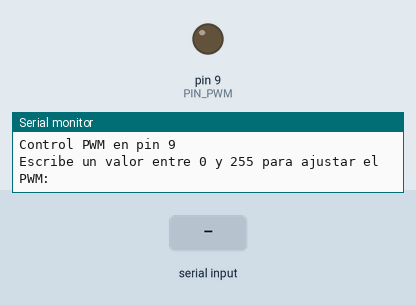
Recording of a sketch running on a simulated Arduino Uno, built with avr-gcc and run on an emulated ATmega328P. Shown: output pins drawn as LEDs (lit = HIGH), the last lines printed to the serial monitor. The test bench sets the inputs (shaded band).

Above: at 1.2 s.
1.3 s: "90,45\n" received over Serial
At 2.0 s:
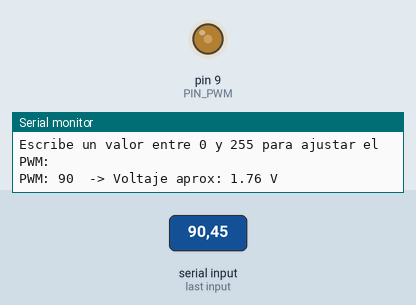
2.8 s: "30,150\n" received over Serial
At 3.2 s:
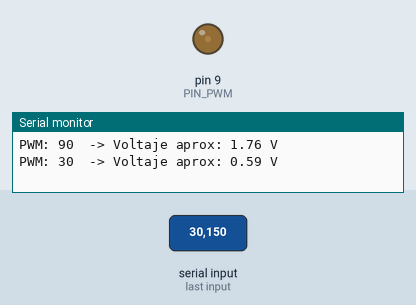
4.3 s: "200\n" received over Serial
At 5.5 s:
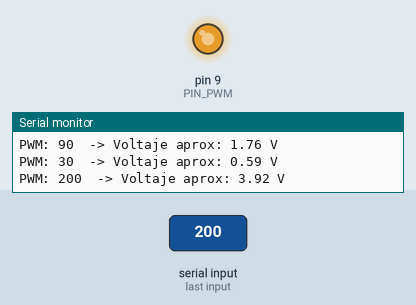
5.8 s: "90\n" received over Serial
At 6.7 s:
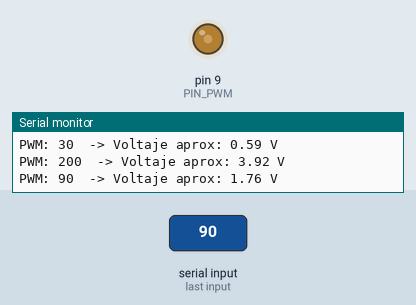
Timing chart, 0 to 8.3 s (numbered marks = the images above; inputs shaded):
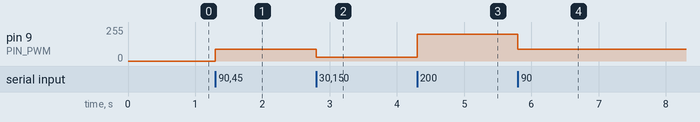

The sketch:

pwm_ventilador.ino
```cpp
// === Configuración de PWM en pin 9 desde el Monitor Serial ===

const int PIN_PWM = 9;  // Pin de salida PWM

int valorPWM = 0;       // Valor del PWM (0-255)
String entrada = "";    // Cadena para leer el valor desde el Serial

void setup() {
  Serial.begin(115200);   // Inicia la comunicación serial
  pinMode(PIN_PWM, OUTPUT);
  Serial.println("Control PWM en pin 9");
  Serial.println("Escribe un valor entre 0 y 255 para ajustar el PWM:");
}

void loop() {
  // Verifica si hay datos disponibles en el monitor serial
  if (Serial.available() > 0) {
    entrada = Serial.readStringUntil('\n'); // Lee la línea completa
    entrada.trim(); // Elimina espacios o saltos extra

    // Convierte a número
    valorPWM = entrada.toInt();

    // Limita el valor entre 0 y 255
    valorPWM = constrain(valorPWM, 0, 255);

    // Aplica el valor al pin PWM
    analogWrite(PIN_PWM, valorPWM);

    // Muestra el resultado
    float voltaje = (valorPWM / 255.0) * 5.0;
    Serial.print("PWM: ");
    Serial.print(valorPWM);
    Serial.print("  -> Voltaje aprox: ");
    Serial.print(voltaje, 2);
    Serial.println(" V");
  }
}
```

Measured:
- after the input at 1.3 s, pin 9 (PIN_PWM): 0/255 → 90/255 at once
- after the input at 2.8 s, pin 9 (PIN_PWM): 90/255 → 30/255 at once
- after the input at 4.3 s, pin 9 (PIN_PWM): 30/255 → 200/255 at once
- after the input at 5.8 s, pin 9 (PIN_PWM): 200/255 → 90/255 at once
